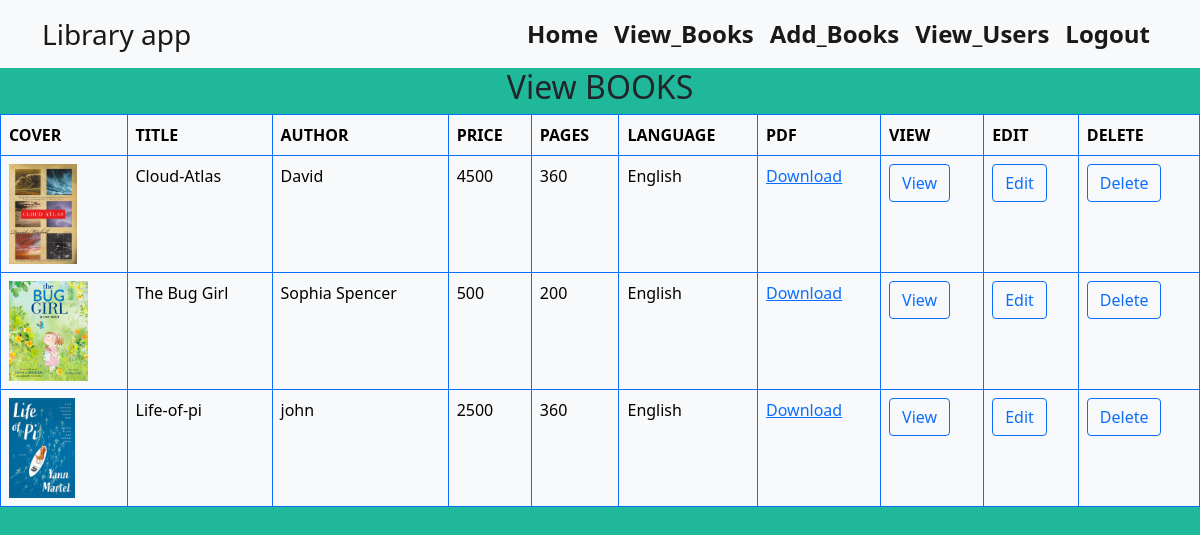
Screenshot of /view (signed in) with the database file from the repository.
### books/models.py (models this page shows)
class Book(models.Model):
    title=models.CharField(max_length=20)
    author=models.CharField(max_length=20)
    price=models.IntegerField()
    pages=models.IntegerField()
    language=models.CharField(max_length=20)
    cover=models.ImageField(upload_to="cover")
    pdf=models.FileField(upload_to="pdf")
    def __str__(self):
        return self.title #--self.author,self.language

### books/views.py (the view)
# urls.py: path('view',views.viewbooks,name="viewbooks"),
@login_required
def viewbooks(request):
    k=Book.objects.all()        #reads all records from the book table
    context={'book':k}          #sends data from view function to html page
    return render(request,'view.html',context)

### templates/view.html
<!DOCTYPE html>
{% extends 'base.html' %}
{% load static %}
{% block content %}
<div class="text-center">
    <h2 class="text-center">View BOOKS</h2></div>
<table class="table table-bordered border border-1 border-primary table-light">
    <tr>
        <th>COVER</th>
        <th>TITLE</th>
        <TH>AUTHOR</TH>
        <TH>PRICE</TH>
        <th>PAGES</th>
        <th>LANGUAGE</th>
        <th>PDF</th>
        <th>VIEW</th>
        <th>EDIT</th>
        <th>DELETE</th>
    </tr>
    {% for i in book %}
    <tr>
        <td><img src="{{i.cover.url}}" height="100px"></td>
        <td>{{i.title}}</td>
        <td>{{i.author}}</td>
        <td>{{i.price}}</td>
        <td>{{i.pages}}</td>
        <td>{{i.language}}</td>
        <td><a href="{{i.pdf.url}}">Download</a></td>
        <td><a href="{%url 'books:bookdetails' i.id %}" class="btn btn-outline-primary">View</a></td>
        <td><a href="{%url 'books:edit' i.id %}" class="btn btn-outline-primary">Edit</a></td>
        <td><a href="{%url 'books:delete' i.id %}" class="btn btn-outline-primary">Delete</a></td>
    </tr>
    {% endfor %}
</table>
{% endblock %}

### templates/base.html (shortened to what this page needs)
<!DOCTYPE html>
{% load static %}
<html lang="en">
<head>
     <link href="https://cdn.jsdelivr.net/npm/bootstrap@5.0.2/dist/css/bootstrap.min.css" rel="stylesheet">
    <link rel="stylesheet" href="{% static 'css/style.css' %}">
</head>
<body>
<nav class="navbar navbar-expand-lg navbar-light bg-light">
  <div class="container">
    <a class="navbar-brand fs-3" href="#">Library app</a>
    <div class="collapse navbar-collapse" id="navbarSupportedContent">
      <ul class="navbar-nav ms-auto mb-2 fw-bold fs-4 mb-lg-0 nav justify-content-end">
        <li class="nav-item">
          <a class="nav-link active" aria-current="page" href="{%url 'books:home' %}">Home</a>
        </li>
        {% if user.is_authenticated %}
            <li class="nav-item">
              <a class="nav-link active" href="{%url 'books:viewbooks' %}">View_Books</a>
            </li>
            <li class="nav-item">
              <a class="nav-link active" href="{%url 'books:addbooks' %}">Add_Books</a>
            </li>
            <li class="nav-item">
              <a class="nav-link active" href="{%url 'users:view_users' %}">View_Users</a>
            </li>
            <li class="nav-item">
              <a class="nav-link active" href="{%url 'users:logout' %}">Logout</a>
            </li>
        {% endif %}
      </ul>
    </div>
  </div>
</nav>
</body>
{% block content %}
{% endblock %}
</html>

### static/css/style.css (style rules this page uses)
body { background-color:rgb(31, 184, 155); text-color:white; }

### rows the page displays
Book: cover (picture), title "Cloud-Atlas", author "David", price "4500", pages "360", language "English"
Book: cover (picture), title "The Bug Girl", author "Sophia Spencer", price "500", pages "200", language "English"
Book: cover (picture), title "Life-of-pi", author "john", price "2500", pages "360", language "English"
